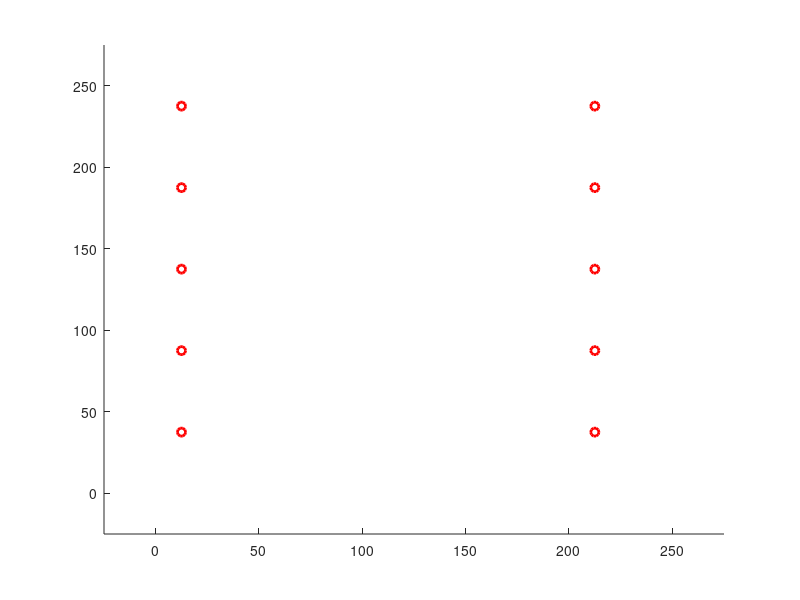

MATLAB code to generate this figure: (Note: this script raises an error after producing the figure.)
%% Variable Setup

addpath('C:\Users\IceFox\Desktop\ERMINE\MATLAB')

grid_size = [10 10];
grid_w = 25;
max_step = 20000;

tol_wp = 10;                    
tol_line_width = 6;

tol_transform = pi/50;
Dy_angv_transform = pi/8;
tol_heading = pi/7;

cvg_sample_side = [20 20];

Algorithm = 'square_waypoint';
Serial_port = 'COM12';
baudrate = 9600;

is_calculate_coverage = false;
is_display_coverage_map = false;
is_display_wp = true;
is_display_wp_clearing = false;
is_display_route = true;
is_display_route_clearing = true;
is_display_grid_on = true;
is_print_coverage = false;
is_print_route_deviation = true;
is_xbee_on = false;
is_fixed_offset = true;
is_sim_normal_noise_on= false;
is_sim_large_noise_y_on = true;
is_sim_heading_correction = false;
is_streaming_on = true;
is_streaming_collect_single_values = true;

navigation_mode = 'Line';

streaming_max_single_val = 1000;                % unit: cm
streaming_max_shift_dis = 25;                      % unit: cm 
streaming_max_shift_dis_single_value = 20;   % unit: cm


update_rate_streaming = 0.4;                      
update_rate_streaming_single_value = 0.4; 
update_rate_sim = 0.2;

sim_noise_normal = 20;                        %unit: cm
sim_noise_large_y_frequency = 0.05;
sim_noise_large_y = 500;


fixed_offset = [96.5 -54.5];

fixed_offset = [123.5-25/2 -37.5-25/2*3]
starting_grid = [1 2];
robot_weight = [1.5 1.5 1.5 1.5];
robot_Form = 1;

time_interval = 2;

max_pos_initialize = 5;

%% Variable initialization


heading = [0 0 pi pi];

time_pause = time_interval/100;

pos_uwb_offset = [0 -3];
pos_uwb_raw =  zeros(2, max_step);
pos_uwb = zeros(2, max_step);

pos_center = zeros(4, 2, max_step);

%heading = zeros(4, max_step);

Grid_setup = zeros(grid_size(1),  grid_size(2));
Grid_current =  zeros(grid_size(1),  grid_size(2), max_step);
Grid_visited =  zeros(grid_size(1),  grid_size(2), max_step);
robot_Grid = [];


Dy_force = zeros(4, 2, max_step);
Dy_a = zeros(4, 2, max_step);
Dy_v = zeros(4, 2, max_step);

is_rotating = false;

Wp = [];

Circle_Wp = [];

Line_Linear_Route = [];

Line_Robot = [];
Line_Robot_area = [];
Line_Border = [];
loc_center = [0 0];

RobotShapes = [0 0 0 0 ;              
                        0 0 pi pi;
                        0 0 0 -pi;
                        -pi 0 0 0;
                        -pi 0 0 -pi;
                        -pi/2 0 pi 0;
                        -pi/2 0 pi pi/2];
       
for idx = 1:3
    RobotShapes = [RobotShapes; RobotShapes + pi/2*idx];
end
                    
%                                    Robot Shapes
%   =====================================
%         s01     s02      s03     s04      s05        s06       s07
%   -----------------------------------------------------------------
%
%          4                  4 3       4
%          3       2 3       2         3       4 3        2 3 4     2 3
%          2       1 4       1       1 2         2 1        1           1 4
%          1                      
%
%         s08           s010         s11        s12       s13      s14
%   -----------------------------------------------------------------
%
%                        1 2 4        1              4         2            2
%       1 2 3 4            3         2 3 4      2 3      1 3         1 3
%                                                     1           4         4
%  

Char_command_array = ['R', 'F', 'L', 'B'];
heading_command_compensate = 0;

char_command = '';
Cvg = [];
count_cvg_point = 0;
cvg_sample_w = grid_w*[grid_size(1)/cvg_sample_side(1) grid_size(2)/cvg_sample_side(2)];
grid_dhw = sqrt(2) / 2 * grid_w;

count_pos_initialize = 0;
is_pos_initialized = false;
pos_initial = [];

if (is_xbee_on)
    delete(instrfindall);
    arduino = serial(Serial_port,'BaudRate',baudrate);
    fopen(arduino);
end

for idxx = 1:(cvg_sample_side(2)+1)
    for idxy = 1:(cvg_sample_side(1)+1)
        Cvg = [Cvg; cvg_sample_w(1)*(idxy-1) cvg_sample_w(2)*(idxx-1) 0];
    end
end

%% Waypoint Generation

if (strcmp(navigation_mode,'Line'))
    wp_current = 1;
    disp('Generating robot routes...')
    for idx = 1: grid_size(1)
        if (mod(idx, 4) == 1)
            if (idx == 1)
                Wp = [Wp; 0.5*grid_w  (idx+0.5)*grid_w 1 1];
            else
                Wp = [Wp; 0.5*grid_w  (idx+0.5)*grid_w 1 0];
            end
        end
        if (mod(idx, 4) == 2)
            Wp = [Wp; (grid_size(2) - 1.5)*grid_w  (idx-0.5)*grid_w 1 0];
        end
        if (mod(idx, 4) == 3)
            Wp = [Wp; (grid_size(2) - 1.5)*grid_w (idx+0.5)*grid_w 2 0];
        end
        if (mod(idx, 4) == 0)
            Wp = [Wp; 0.5*grid_w  (idx-0.5)*grid_w 2 0];
        end
    end
elseif (strcmp(navigation_mode,'Point'))
    disp('Generating waypoints...')
    wp_current = 1;
    for idx = 1: grid_size(1)
        if (mod(idx, 4) == 1)
            Wp = [Wp; 0.5*grid_w  (idx+0.5)*grid_w 1];
            Wp = [Wp; (0.5+(grid_size(2)-2)*1/4.0)*grid_w  (idx+0.5)*grid_w 25];
            Wp = [Wp; (0.5+(grid_size(2)-2)*2/4.0)*grid_w  (idx+0.5)*grid_w 8];
            Wp = [Wp; (0.5+(grid_size(2)-2)*3/4.0)*grid_w  (idx+0.5)*grid_w 9];
        end
        if (mod(idx, 4) == 2)
            Wp = [Wp; (grid_size(2) - 1.5)*grid_w  (idx-0.5)*grid_w 21];
        end
        if (mod(idx, 4) == 3)
            Wp = [Wp; (grid_size(2) - 1.5)*grid_w (idx+0.5)*grid_w 2];
            Wp = [Wp; (grid_size(2) - 1.5 - (grid_size(2)-2)*1/4.0)*grid_w  (idx+0.5)*grid_w 11];
            Wp = [Wp; (grid_size(2) - 1.5 - (grid_size(2)-2)*2/4.0)*grid_w  (idx+0.5)*grid_w 13];
            Wp = [Wp; (grid_size(2) - 1.5 - (grid_size(2)-2)*3/4.0)*grid_w  (idx+0.5)*grid_w 5];
        end
        if (mod(idx, 4) == 0)
            Wp = [Wp; 0.5*grid_w  (idx-0.5)*grid_w 2];
        end
    end
else
    disp('Navigation method is invalid.')
    disp('Terminating Matlab script...')
    return
end

%% DRAW MAP
figure(1)
axis([-grid_w grid_w*(grid_size(1)+1) -grid_w grid_w*(grid_size(2)+1)])
hold on

 % Draw Waypoints
if (is_display_wp)
    for idx = 1: size(Wp,1)
        Circle_Wp(idx) = plot(Wp(idx, 1), Wp(idx, 2),'Color', 'r', 'LineWidth', 2, 'Marker', 'o');
    end
end
txt_endLine = [0 0];
txt_endLine_last = [0 0];

%% Square Waypoint  (SW)
tic
if ( strcmp( Algorithm, 'square_waypoint'))
    
    % Algorithm Setup
    occup_start = [2 1; 1 1; 1 2; 2 2];
    
    for idx = 1: 4
        Grid_current( occup_start( idx, 1), occup_start( idx, 2), 1) = idx ;
        Grid_visited( occup_start( idx, 1), occup_start( idx, 2), 1) = 1;
    end 
    pos_uwb_raw(:, 1) = pos_uwb_offset;
    pos_uwb(:, 1) = pos_uwb_raw(:, 1);

    % Algorithm Main Loop
    for step = 1:max_step
        
        % Pause function
        pause(time_pause);
           
        % streaming input
        if (is_streaming_on)
           
            fid = fopen('C:\Marvelmind\dashboard\logs\TestLog.txt','rt');
            txt_Streaming = textscan(fid, '%f %f %f %f %f %f %f %f %f %f %f %f %f %f %f', 'delimiter', ',','collectoutput',true...
                  , 'HeaderLines', 3);
            txt_Streaming=txt_Streaming{1};
            fclose(fid);
            txt_rows=size(txt_Streaming,1);
            txt_endLine = txt_Streaming(end, 5:6);
            
            if (is_fixed_offset) 
                txt_endLine = txt_endLine*100 + fixed_offset;
            end
            
            % Initialize starting position
            if (~is_pos_initialized && (txt_endLine(1) ~= 0 &&  ~isnan(txt_endLine(1))  &&  txt_endLine(2) ~= 0 &&  ~isnan(txt_endLine(2))))
                if (txt_endLine(1) < streaming_max_single_val && txt_endLine(2) < streaming_max_single_val)
                    count_pos_initialize = count_pos_initialize + 1;
                    pos_initial = [pos_initial; txt_endLine];
                    if count_pos_initialize >= max_pos_initialize
                        txt_endLine_last = mean(pos_initial);
                        is_pos_initialized = true;
                        disp(['Position initialized at x:',  num2str(txt_endLine_last(1)), '; y:', num2str(txt_endLine_last(2))]);
                        pos_uwb_offset = txt_endLine_last - starting_grid * grid_w;
                        txt_endLine_last = starting_grid * grid_w;
                    end
                    pos_uwb(:, step+1) = pos_uwb(:, step);
                end
            elseif  (is_pos_initialized)
                % Streaming with Dashboard data
                if (~is_streaming_collect_single_values && txt_endLine(1) ~= 0 &&  ~isnan(txt_endLine(1))  &&  txt_endLine(2) ~= 0 &&  ~isnan(txt_endLine(2)) )
                    if (txt_endLine_last(1) ~= txt_endLine(1) || txt_endLine_last(2) ~= txt_endLine(2)) 
                        if norm(txt_endLine_last - txt_endLine) < streaming_max_shift_dis
                            line([txt_endLine_last(1) txt_endLine(1)], [txt_endLine_last(2) txt_endLine(2)]);
                            txt_endLine_last = txt_endLine;
                            pos_uwb(:, step+1) = (1 - update_rate_streaming_single_value) * pos_uwb(:, step) + update_rate_streaming_single_value * txt_endLine_last.' ;
                        else
                            pos_uwb(:, step+1) = pos_uwb(:, step);
                        end
                    else
                        pos_uwb(:, step+1) = pos_uwb(:, step);
                    end
                % Single value allowed for data streaming at higher frequency
                elseif (is_streaming_collect_single_values && txt_endLine(1) ~= 0  && txt_endLine(2) ~= 0 )
                    if(~isnan(txt_endLine(1)))
                        if (txt_endLine_last(1) ~= txt_endLine(1))
                            txt_endLine = [txt_endLine(1) txt_endLine_last(2)];
                            if norm(txt_endLine_last - txt_endLine) < streaming_max_shift_dis_single_value
                                line([txt_endLine_last(1) txt_endLine(1)], [txt_endLine_last(2) txt_endLine_last(2)]);
                                txt_endLine_last = txt_endLine;
                                pos_uwb(:, step+1) = (1 - update_rate_streaming_single_value) * pos_uwb(:, step) + update_rate_streaming_single_value * txt_endLine_last.' ;
                            else
                                pos_uwb(:, step+1) = pos_uwb(:, step);
                            end
                        end
                    elseif(~isnan(txt_endLine(2)))
                        if (txt_endLine_last(2) ~= txt_endLine(2))
                            txt_endLine = [txt_endLine_last(1) txt_endLine(2)];
                            if norm(txt_endLine_last - txt_endLine) < streaming_max_shift_dis_single_value
                                line([txt_endLine_last(1) txt_endLine_last(1)], [txt_endLine_last(2) txt_endLine(2)]);
                                txt_endLine_last = txt_endLine;
                                pos_uwb(:, step+1) = (1 - update_rate_streaming_single_value) * pos_uwb(:, step) + update_rate_streaming_single_value * txt_endLine_last.'  ;
                            else
                                pos_uwb(:, step+1) = pos_uwb(:, step);
                            end
                        end
                    else
                        pos_uwb(:, step+1) = pos_uwb(:, step);
                    end
                else
                    pos_uwb(:, step+1) = pos_uwb(:, step);
                end
            else
                pos_uwb(:, step+1) = pos_uwb(:, step);
            end
        end
        
        % Grid Location
        robot_Grid = [floor(pos_uwb(1, step)/grid_w) floor(pos_uwb(2, step)/grid_w)];
        
        % Waypoint clearing
        if(norm(pos_uwb(:, step).' - Wp(wp_current, 1:2)) < tol_wp )
            if (is_display_wp && is_display_wp_clearing)
                delete(Circle_Wp(wp_current));
            end
            wp_current = wp_current + 1;
            % Break condition
            if wp_current > size(Wp,1)
                break;
            end
            heading_command_compensate = floor((Wp(wp_current, 3)-1)/7);
        end
        
        % Transformation
        is_require_transform = false;
        for rbtidx = 1:4
            if abs(heading(rbtidx) - RobotShapes(Wp(wp_current, 3),rbtidx)) > tol_transform
                is_require_transform = true;
            end
        end
        
        if (robot_Form ~= Wp(wp_current, 3) && is_require_transform)
            is_transforming = true;
        else 
            robot_Form = Wp(wp_current, 3);
            is_transforming = false;
        end
        
        % Robot Motion
        if (~is_pos_initialized && is_streaming_on)
            pos_uwb(:, step+1) = pos_uwb(:, step);
        elseif (is_transforming)
            heading = robotTransformation(Wp(wp_current, 3), heading, RobotShapes, tol_transform, Dy_angv_transform);
            pos_uwb(:, step+1) = pos_uwb(:, step);
        elseif (heading(2) > tol_heading && is_sim_heading_correction ) 
            [Dy_v(:, :, step), heading] = robotMovement('l', heading, 0);
            pos_uwb(:, step+1) = pos_uwb(:, step);
        elseif (heading(2) < - tol_heading && is_sim_heading_correction) 
            [Dy_v(:, :, step), heading]  = robotMovement('r', heading, 0);
            pos_uwb(:, step+1) = pos_uwb(:, step);
        else
            % Waypoint navigation
            if (strcmp(navigation_mode,'Point'))
                if abs(Wp(wp_current, 1) - pos_uwb(1,step)) > abs(Wp(wp_current, 2) - pos_uwb(2,step)) 
                    if Wp(wp_current, 1) - pos_uwb(1,step) > 0
                        char_command = Char_command_array(1+mod(heading_command_compensate,4));  
                    else
                        char_command = Char_command_array(1+mod(heading_command_compensate+2,4));
                    end
                else
                    if Wp(wp_current, 2) - pos_uwb(2,step) > 0
                        char_command = Char_command_array(1+mod(heading_command_compensate+1,4));
                    else
                        char_command = Char_command_array(1+mod(heading_command_compensate+3,4));
                    end
                end
            % Line navigation
            elseif (strcmp(navigation_mode,'Line'))
                if (Wp(wp_current, 4) == 1)
                    if abs(Wp(wp_current, 1) - pos_uwb(1,step)) > abs(Wp(wp_current, 2) - pos_uwb(2,step)) 
                        if Wp(wp_current, 1) - pos_uwb(1,step) > 0
                            char_command = Char_command_array(1+mod(heading_command_compensate,4));  
                        else
                            char_command = Char_command_array(1+mod(heading_command_compensate+2,4));
                        end
                    else
                        if Wp(wp_current, 2) - pos_uwb(2,step) > 0
                            char_command = Char_command_array(1+mod(heading_command_compensate+1,4));
                        else
                            char_command = Char_command_array(1+mod(heading_command_compensate+3,4));
                        end
                    end
                else
                    route_deviation = Dis_point_line([pos_uwb(: , step).' 0], [Wp(wp_current, 1:2) 0], [Wp(wp_current-1, 1:2) 0]) - tol_line_width;
                    if  (route_deviation < 0)
                        if abs(Wp(wp_current, 1) - pos_uwb(1,step)) > abs(Wp(wp_current, 2) - pos_uwb(2,step)) 
                            if Wp(wp_current, 1) - pos_uwb(1,step) > 0
                                char_command = Char_command_array(1+mod(heading_command_compensate,4));  
                            else
                                char_command = Char_command_array(1+mod(heading_command_compensate+2,4));
                            end
                        else
                            if Wp(wp_current, 2) - pos_uwb(2,step) > 0
                                char_command = Char_command_array(1+mod(heading_command_compensate+1,4));
                            else
                                char_command = Char_command_array(1+mod(heading_command_compensate+3,4));
                            end
                        end
                    else
                        if (is_print_route_deviation)
                            disp(['Time:', num2str(round(toc,2)), 's; Grid: (', num2str(robot_Grid(1)), ',' num2str(robot_Grid(2)), ...
                                    '); Track deviation: ', num2str(round(route_deviation,2)), 'cm.' ]);
                        end

                        wp_route_added = closestPoint(pos_uwb(:,step).', Wp(wp_current-1, 1:2), Wp(wp_current, 1:2));
                        %wp_route_added = Wp(wp_current, 1:2) + route_projection;
                        Wp = [Wp(1:wp_current-1, :); 
                                  wp_route_added Wp(wp_current, 3) 1; 
                                  Wp(wp_current:end, :)];
                        if abs(Wp(wp_current, 1) - pos_uwb(1,step)) > abs(Wp(wp_current, 2) - pos_uwb(2,step)) 
                            if Wp(wp_current, 1) - pos_uwb(1,step) > 0
                                char_command = Char_command_array(1+mod(heading_command_compensate,4));  
                            else
                                char_command = Char_command_array(1+mod(heading_command_compensate+2,4));
                            end
                        else
                            if Wp(wp_current, 2) - pos_uwb(2,step) > 0
                                char_command = Char_command_array(1+mod(heading_command_compensate+1,4));
                            else
                                char_command = Char_command_array(1+mod(heading_command_compensate+3,4));
                            end
                        end
                    end
                end
            end
            
            % Movement for simulations
            if (~is_streaming_on)
                [Dy_v(:, :, step), heading]  = robotMovement(char_command, heading, 2);
                sim_noise = 0;
                if (is_sim_normal_noise_on)
                    sim_noise = sim_noise + rand(2,1) * sim_noise_normal - sim_noise_normal/2.0;
                elseif (is_sim_large_noise_y_on && rand < sim_noise_large_y_frequency) 
                    sim_noise = sim_noise + [0.5; rand] * sim_noise_large_y - sim_noise_large_y/2.0;
                else
                    sim_noise = 0;
                end
                pos_uwb(:, step+1) = Dy_v(2, :, step).' * time_interval+ ...
                                                    update_rate_sim* (pos_uwb(:, step) + sim_noise)...
                                                   + (1 - update_rate_sim)* pos_uwb(:, step);
            end
        end
        
        
        % Xbee Communication
        
        if (is_xbee_on)
            writedata = char(char_command);
            fwrite(arduino,writedata,'char');
        end
        %readData = fscanf(arduino, '%c', 1)
        
        
        % calibrate pos here
        pos_x = pos_uwb(1,step);
        pos_nx = pos_uwb(1, step+1);
        pos_y = pos_uwb(2,step);
        pos_ny = pos_uwb(2, step+1);
        
        
        % remove previous robot line plot
        if (~isempty(Line_Robot))
            delete(Line_Robot)
            delete(Line_Linear_Route)
        end
        Line_Robot = [];
        Line_Border = [];
        Line_Linear_Route = [];
        
        % Draw Robot
        pos_center(2,:, step) = [pos_x pos_y];
        pos_center(1,:, step) =  pos_center(2,:,step) + grid_dhw* ...
                                   [sin(pi/4 - heading(2))-cos(pi/4 - heading(1)) ...
                                    -cos(pi/4 - heading(2))-sin(pi/4 - heading(1))];
        pos_center(3,:, step) =  pos_center(2,:,step) + grid_dhw* ...
                                   [cos(pi/4 - heading(2))+sin(heading(3) - pi/4) ...
                                    sin(pi/4 - heading(2))+cos(heading(3) - pi/4)];
        pos_center(4,:, step) =  pos_center(3,:,step) + grid_dhw* ...
                                   [sin(-pi/4 + heading(3))+sin(pi/4 + heading(4)) ...
                                    cos(-pi/4 + heading(3))+cos(pi/4 + heading(4))]; 
        
        pos_center(2,:, step+1) = [pos_nx pos_ny];
        pos_center(1,:, step+1) =  pos_center(2,:, step+1) + grid_dhw* ...
                                   [sin(pi/4 - heading(2))-cos(pi/4 - heading(1)) ...
                                    -cos(pi/4 - heading(2))-sin(pi/4 - heading(1))];
        pos_center(3,:, step+1) =  pos_center(2,:, step+1) + grid_dhw* ...
                                   [cos(pi/4 - heading(2))+sin(heading(3) - pi/4) ...
                                    sin(pi/4 - heading(2))+cos(heading(3) - pi/4)];
        pos_center(4,:, step+1) =  pos_center(3,:,step+1)  + grid_dhw* ...
                                   [sin(-pi/4 + heading(3))+sin(pi/4 + heading(4)) ...
                                    cos(-pi/4 + heading(3))+cos(pi/4 + heading(4))]; 
        

        % plot robot BG
        if (is_display_coverage_map == true)
            for robidx = 1:4
            Line_Robot(robidx,1) = line([pos_center(robidx, 1, step)+grid_dhw*cos(pi/4 - heading(robidx)) ...
                                                     pos_center(robidx, 1, step)+grid_dhw*sin(pi/4 - heading(robidx))], ...
                                                    [pos_center(robidx, 2, step)+grid_dhw*sin(pi/4 -  heading(robidx)) ...
                                                     pos_center(robidx, 2, step)+grid_dhw*-cos(pi/4 -  heading(robidx))], 'Color', 'yellow', 'LineWidth', 2);
            Line_Robot(robidx,2) = line([pos_center(robidx, 1, step)+grid_dhw*cos(pi/4 -  heading(robidx))... 
                                                     pos_center(robidx, 1, step)+grid_dhw*-sin(pi/4 -  heading(robidx))], ...
                                                    [ pos_center(robidx, 2, step)+grid_dhw*sin(pi/4 -  heading(robidx))...
                                                      pos_center(robidx, 2, step)+grid_dhw*cos(pi/4 -  heading(robidx))], 'Color', 'yellow', 'LineWidth', 2);
            Line_Robot(robidx,3) = line([pos_center(robidx, 1, step)+grid_dhw*-cos(pi/4 -  heading(robidx)) ...
                                                     pos_center(robidx, 1, step)+grid_dhw*-sin(pi/4 -  heading(robidx))], ...
                                                    [ pos_center(robidx, 2, step)+grid_dhw*-sin(pi/4 -  heading(robidx)) ...
                                                      pos_center(robidx, 2, step)+grid_dhw*cos(pi/4 -  heading(robidx))], 'Color', 'yellow', 'LineWidth', 2);
            Line_Robot(robidx,4) = line([pos_center(robidx, 1, step)+grid_dhw*-cos(pi/4 -  heading(robidx)) ...
                                                     pos_center(robidx, 1, step)+grid_dhw*sin(pi/4 -  heading(robidx))], ...
                                                    [ pos_center(robidx, 2, step)+grid_dhw*-sin(pi/4 -  heading(robidx))...
                                                      pos_center(robidx, 2, step)+grid_dhw*-cos(pi/4 -  heading(robidx))], 'Color', 'yellow', 'LineWidth', 2);
             end
        end
        
        
        % Draw Outer Border
        Line_Border(1) = line([0 0], [0 grid_w*grid_size(1)], 'Color', 'black', 'LineWidth', 2);
        Line_Border(2) =line([0 grid_w*grid_size(2)], [0 0], 'Color', 'black', 'LineWidth', 2);
        Line_Border(3) =line([grid_w*grid_size(2) grid_w*grid_size(1)], [0 grid_w*grid_size(1)], 'Color', 'black', 'LineWidth', 2);
        Line_Border(4) =line([grid_w*grid_size(2) 0], [grid_w*grid_size(2) grid_w*grid_size(1)], 'Color', 'black', 'LineWidth', 2);
        if (is_display_grid_on)
            for idxx = 1:(grid_size(1) + 1)
                line(grid_w*[(idxx-1) (idxx-1)], grid_w*[0 grid_size(2)], 'Color', 'black', 'LineWidth', 0.5);
            end
            for idxy = 1:(grid_size(2) + 1)
                line(grid_w*[0 grid_size(1)], grid_w*[(idxy-1) (idxy-1)], 'Color', 'black', 'LineWidth', 0.5);
            end
        end
        
        
        % Draw Robot Tracks
        % TODO: track rotation!
        if (strcmp(navigation_mode,'Line') && is_display_route)
            if (is_display_route_clearing)
                wpidx_begin = wp_current;
            else 
                wpidx_begin = 2;
            end
            for wpidx = wpidx_begin : size(Wp,1)
                if (Wp(wpidx, 4) ~= 1)
                    route_norm_vector = null(Wp(wpidx, 1:2) - Wp(wpidx-1, 1:2)).';
                    line_linear_route_v1 = Wp(wpidx-1, 1:2) - route_norm_vector()*tol_line_width;
                    line_linear_route_v2 = Wp(wpidx, 1:2) + route_norm_vector()*tol_line_width;
                    line_linear_route_x = [line_linear_route_v1(1) line_linear_route_v2(1) line_linear_route_v2(1) line_linear_route_v1(1) line_linear_route_v1(1)];
                    line_linear_route_y = [line_linear_route_v1(2) line_linear_route_v1(2) line_linear_route_v2(2) line_linear_route_v2(2) line_linear_route_v1(2)];
                    %{route_norm_vector = null(Wp(Wpidx, 1:2) - Wp(Wpidx, 1:2)).';
                    Line_Linear_Route = [ Line_Linear_Route, plot(line_linear_route_x, line_linear_route_y, 'b-')]; 
                end
            end
        end
        
        % Draw Robot Outline
        for robidx = 1:4
            %line([pos_center(robidx,1,step) pos_center(robidx,1,step+1)], [pos_center(robidx,2,step) pos_center(robidx,2,step+1)])  
            Line_Robot(robidx,1) = line([pos_center(robidx, 1, step)+grid_dhw*cos(pi/4 - heading(robidx)) ...
                                                     pos_center(robidx, 1, step)+grid_dhw*sin(pi/4 - heading(robidx))], ...
                                                    [pos_center(robidx, 2, step)+grid_dhw*sin(pi/4 -  heading(robidx)) ...
                                                     pos_center(robidx, 2, step)+grid_dhw*-cos(pi/4 -  heading(robidx))], 'Color', 'green', 'LineWidth', 1);
            Line_Robot(robidx,2) = line([pos_center(robidx, 1, step)+grid_dhw*cos(pi/4 -  heading(robidx))... 
                                                     pos_center(robidx, 1, step)+grid_dhw*-sin(pi/4 -  heading(robidx))], ...
                                                    [ pos_center(robidx, 2, step)+grid_dhw*sin(pi/4 -  heading(robidx))...
                                                      pos_center(robidx, 2, step)+grid_dhw*cos(pi/4 -  heading(robidx))], 'Color', 'green', 'LineWidth', 1);
            Line_Robot(robidx,3) = line([pos_center(robidx, 1, step)+grid_dhw*-cos(pi/4 -  heading(robidx)) ...
                                                     pos_center(robidx, 1, step)+grid_dhw*-sin(pi/4 -  heading(robidx))], ...
                                                    [ pos_center(robidx, 2, step)+grid_dhw*-sin(pi/4 -  heading(robidx)) ...
                                                      pos_center(robidx, 2, step)+grid_dhw*cos(pi/4 -  heading(robidx))], 'Color', 'green', 'LineWidth', 1);
            Line_Robot(robidx,4) = line([pos_center(robidx, 1, step)+grid_dhw*-cos(pi/4 -  heading(robidx)) ...
                                                     pos_center(robidx, 1, step)+grid_dhw*sin(pi/4 -  heading(robidx))], ...
                                                    [ pos_center(robidx, 2, step)+grid_dhw*-sin(pi/4 -  heading(robidx))...
                                                      pos_center(robidx, 2, step)+grid_dhw*-cos(pi/4 -  heading(robidx))], 'Color', 'green', 'LineWidth', 1);   
        end
        
        if(is_calculate_coverage)
            for cvg_idx = 1: numel(Cvg(:, 1))
                if (abs(pos_center(2, :, step)-Cvg(cvg_idx, 1:2)) < 2.5*sqrt(2)*grid_w)
                    for robidx = 1:4
                        if (Cvg(cvg_idx, 3) == 0)
                            tri1_x = [pos_center(robidx, 1, step)+grid_dhw*cos(pi/4 - heading(robidx)) ...
                                          pos_center(robidx, 1, step)+grid_dhw*sin(pi/4 - heading(robidx)) ...
                                          Cvg(cvg_idx, 1)];
                            tri1_y = [pos_center(robidx, 2, step)+grid_dhw*sin(pi/4 -  heading(robidx))  ...
                                          pos_center(robidx, 2, step)+grid_dhw*-cos(pi/4 -  heading(robidx)) ...
                                          Cvg(cvg_idx, 2)];
                            area1 = polyarea(tri1_x,tri1_y);
                            tri2_x = [pos_center(robidx, 1, step)+grid_dhw*cos(pi/4 -  heading(robidx)) ...
                                          pos_center(robidx, 1, step)+grid_dhw*-sin(pi/4 -  heading(robidx)) ...
                                          Cvg(cvg_idx, 1)];
                            tri2_y = [pos_center(robidx, 2, step)+grid_dhw*sin(pi/4 -  heading(robidx))  ...
                                          pos_center(robidx, 2, step)+grid_dhw*cos(pi/4 -  heading(robidx)) ...
                                          Cvg(cvg_idx, 2)];
                            area2 = polyarea(tri1_x,tri1_y);
                            tri3_x = [pos_center(robidx, 1, step)+grid_dhw*-cos(pi/4 -  heading(robidx)) ...
                                          pos_center(robidx, 1, step)+grid_dhw*-sin(pi/4 - heading(robidx)) ...
                                          Cvg(cvg_idx, 1)];
                            tri3_y = [pos_center(robidx, 2, step)+grid_dhw*-sin(pi/4 -  heading(robidx))  ...
                                          pos_center(robidx, 2, step)+grid_dhw*cos(pi/4 -  heading(robidx)) ...
                                          Cvg(cvg_idx, 2)];
                            area3 = polyarea(tri3_x,tri3_y);
                            tri4_x = [pos_center(robidx, 1, step)+grid_dhw*-cos(pi/4 -  heading(robidx)) ...
                                          pos_center(robidx, 1, step)+grid_dhw*sin(pi/4 -  heading(robidx)) ...
                                          Cvg(cvg_idx, 1)];
                            tri4_y = [pos_center(robidx, 2, step)+grid_dhw*-sin(pi/4 -  heading(robidx)) ...
                                          pos_center(robidx, 2, step)+grid_dhw*-cos(pi/4 -  heading(robidx)) ...
                                          Cvg(cvg_idx, 2)];
                            area4 =  polyarea(tri4_x,tri4_y);
                            if area1 + area2 + area3 + area4 <= grid_w* grid_w + 0.1
                                Cvg(cvg_idx,3) = 1;
                                count_cvg_point = count_cvg_point+1;
                            end
                        end
                    end
                end
            end
            if (is_print_coverage)
                disp(['Coverage: ',  num2str(count_cvg_point*100 / numel(Cvg(:, 1))), ' %']);
            end
        end
        % Draw Robot Center
        line([pos_x pos_nx], [pos_y pos_ny])
    end
end


if (is_xbee_on)
     writedata = char('S');
     fwrite(arduino,writedata,'char');
end

disp('===================');
disp('Robot Navigation Completed!');
toc
if (is_calculate_coverage)
    disp(['Final Map Coverage: ',  num2str(count_cvg_point*100 / numel(Cvg(:, 1))), ' %']);
end